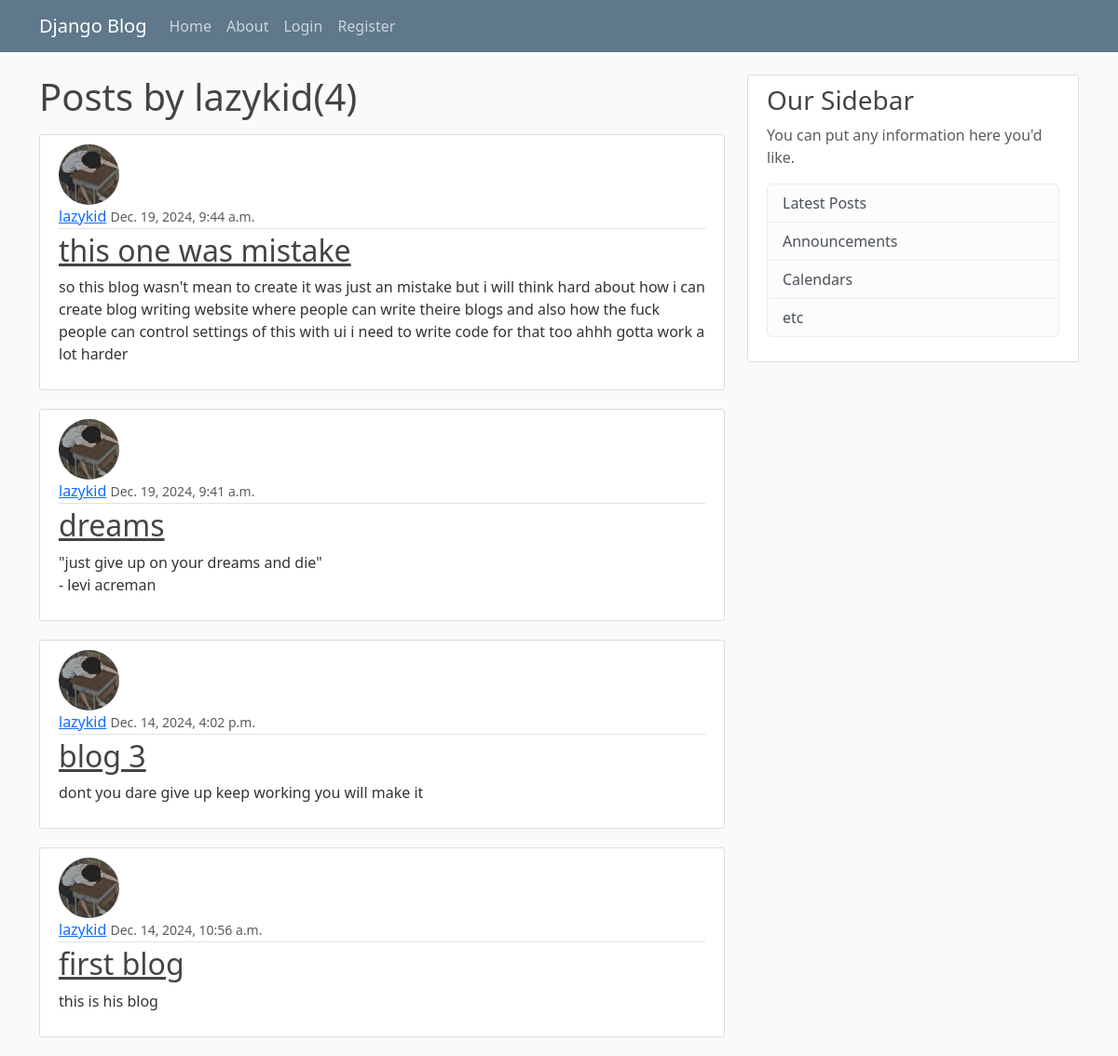
The app's page /user/lazykid with its own data.
### blog/models.py (models this page shows, shortened)
class Post(models.Model):
    title = models.CharField(max_length=100)
    content = models.TextField()
    date_posted = models.DateTimeField(default=timezone.now)
    author = models.ForeignKey(User, on_delete=models.CASCADE)
    like = models.ManyToManyField(User, related_name="like")
    dislike = models.ManyToManyField(User, related_name="dislike")

### users/models.py (models this page shows, shortened)
class Profile(models.Model):
    user = models.OneToOneField(User, on_delete=models.CASCADE)
    image = models.ImageField(default="default.jpg", upload_to="profile_pics")

### blog/views.py (the view)
# urls.py: path("user/<str:username>", UserPostListView.as_view(),name="user-posts"),
class UserPostListView(ListView):
    model = Post
    template_name = "blog/user_posts.html"
    context_object_name = "posts"
    ordering = ["-date_posted"]
    paginate_by = 5
    def get_queryset(self):
        user = get_object_or_404(User, username=self.kwargs.get("username"))
        return Post.objects.filter(author=user).order_by("-date_posted")

### blog/templates/blog/user_posts.html (shortened to what this page needs)
{% extends "blog/base.html" %}
{% block content %}
<h1 class="mb-3">Posts by {{ view.kwargs.username }}({{ page_obj.paginator.count }})</h1>
    {% for post in posts %}
        <article class="media content-section">
            <img class="rounded-circle article-img" src="{{ post.author.profile.image.url }}">
            <div class="media-body">
            <div class="article-metadata">
                <a class="mr-2" href="{% url 'user-posts' post.author.username %}">{{ post.author }}</a>
                <small class="text-muted">{{ post.date_posted }}</small>
            </div>
            <h2><a class="article-title" href="{% url 'post-detail' post.id %}">{{ post.title }}</a></h2>
            <p class="article-content">{{ post.content }}</p>
            </div>
        </article>
    {% endfor %}
{% endblock content%}

### blog/static/blog/main.css (style rules this page uses)
body { background: #fafafa; color: #333333; margin-top: 5rem; }
h1, h2, h3, h4, h5, h6 { color: #444444; }
.content-section { background: #ffffff; padding: 10px 20px; border: 1px solid #dddddd; border-radius: 3px; margin-bottom: 20px; }
.article-title { color: #444444; }
.article-content { white-space: pre-line; }
.article-img { height: 65px; width: 65px; margin-right: 16px; }
.article-metadata { padding-bottom: 1px; margin-bottom: 4px; border-bottom: 1px solid #e3e3e3 }

### records on screen
Post: author.profile.image (picture), author "lazykid", date_posted "Dec. 19, 2024, 9:44 a.m.", title "this one was mistake", content "so this blog wasn't mean to create it was just an mistake but i will think hard about how i can create blog writing website where people can write theire blogs and also how the fuck people can control settings of this with ui i need to write code for that too ahhh gotta work a lot harder"
Post: author.profile.image (picture), author "lazykid", date_posted "Dec. 19, 2024, 9:41 a.m.", title "dreams", content "\"just give up on your dreams and die\" - levi acreman"
Post: author.profile.image (picture), author "lazykid", date_posted "Dec. 14, 2024, 4:02 p.m.", title "blog 3", content "dont you dare give up keep working you will make it"
Post: author.profile.image (picture), author "lazykid", date_posted "Dec. 14, 2024, 10:56 a.m.", title "first blog", content "this is his blog"

### other values on screen
{{ view.kwargs.username }} "lazykid"
{{ page_obj.paginator.count }} "4"
